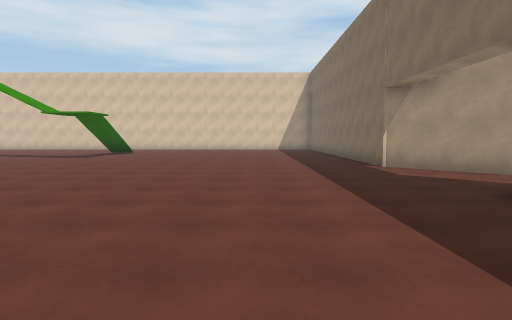
[1] (above)

18 first-person views from a walk through a 3-D level made in the Unity game engine. The camera is 1.5 m above the floor, tilts 4° down and sees 75° across. The floor is counted in squares, 2 m on a side. Each view is taken from the middle of a square. On the plan, view 1 faces up. The plan holds only what a view shows up to about 11 squares ahead; the rest is blank. The place goes on beyond the plan. The player character is not drawn. Surface patterns are stand-ins for the level's own textures.

[2]
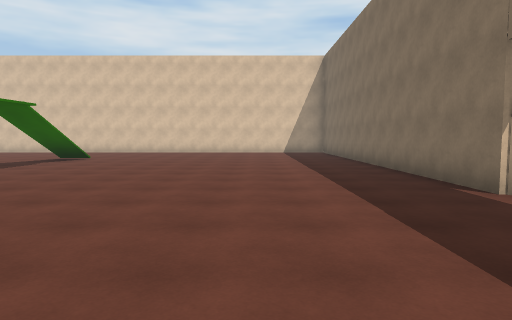

[3]
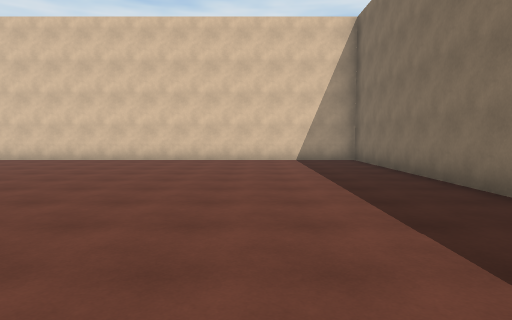

[4]
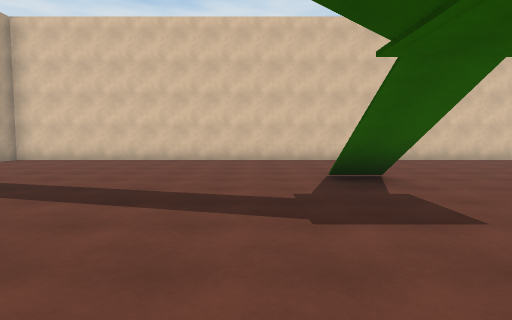

[5]
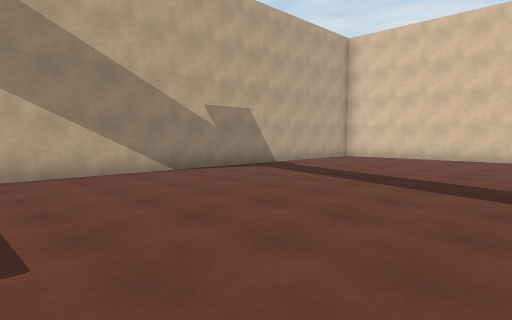

[6]
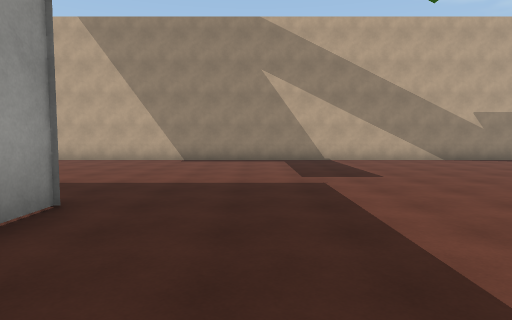

[7]
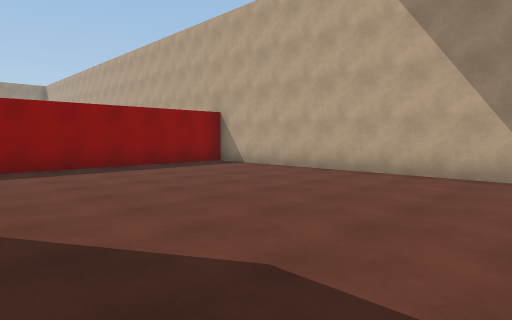

[8]
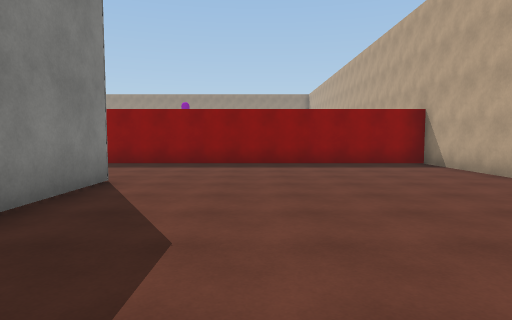

[9]
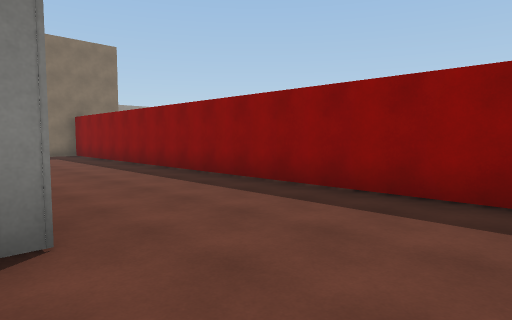

[10]
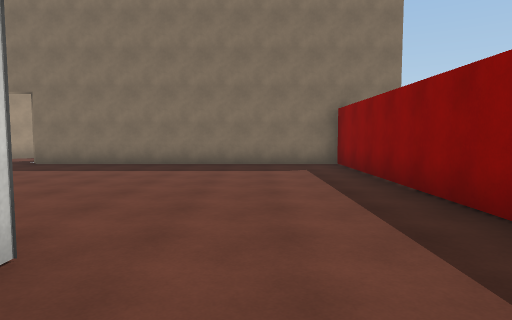

[11]
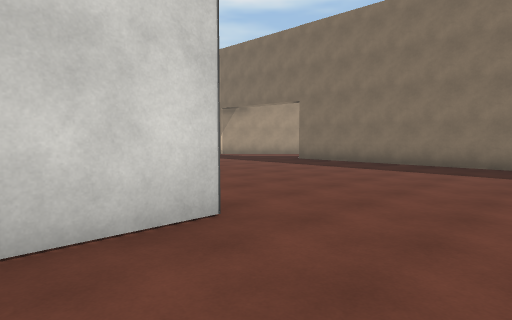

[12]
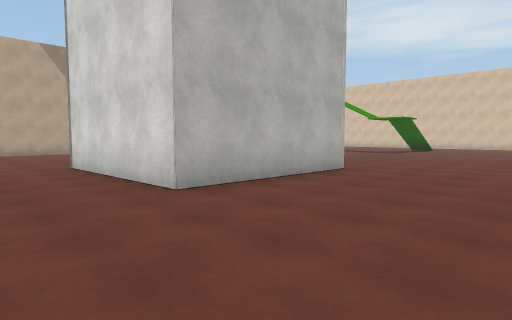

[13]
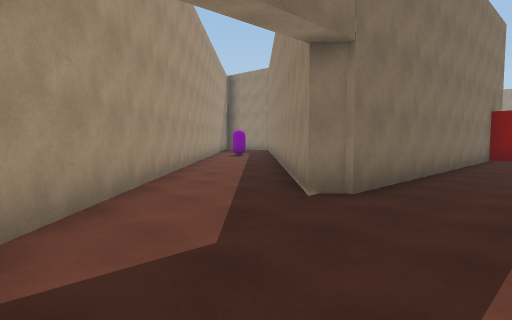

[14]
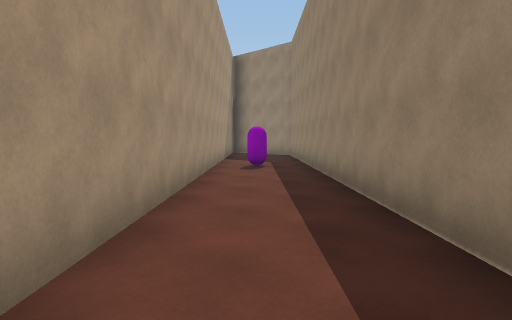

[15]
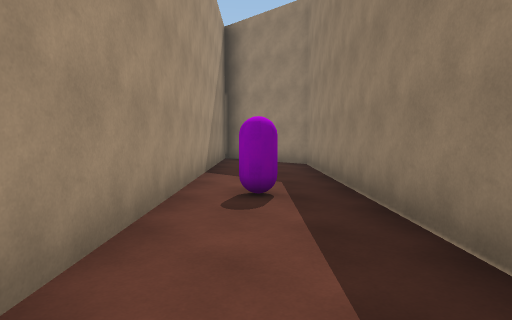

[16]
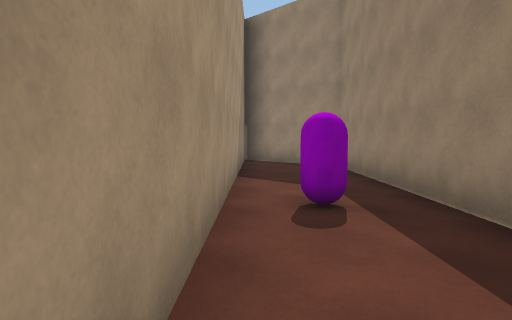

[17]
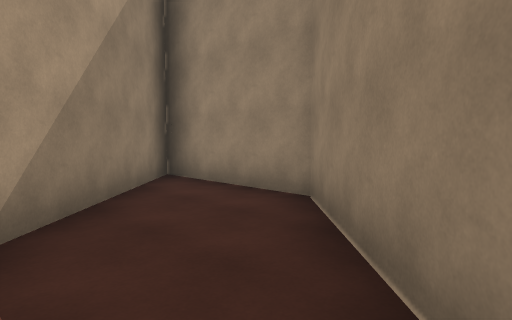

[18]
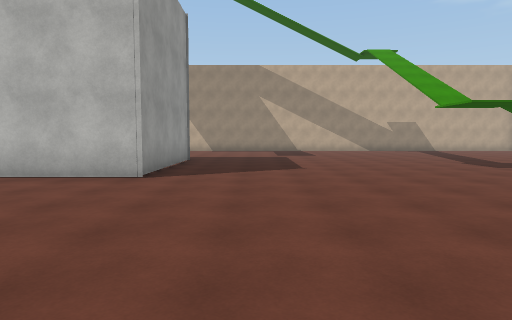

### Floor plan
Points are (right, up) in squares from view 1. A wall is a line through its corners. A room is listed if a view was taken in it or the views show most of it. See-through windows are left out.
Room 1 (views 1, 2, 3, 4, 5, 6, 7, 8, 9, 10, 11, 12, 13, 14, 15, 16, 17, 18)
walls: (-8.6, 3.8) (-4, 3.8) (-4, -0.5) (-8.5, -0.5) (-8.5, 1.9); (-15.7, 17) (-15.7, -4.2) (3.2, -4.2) (3.2, 4) (3.6, 4.4) (13.5, -5.4) (17, -5.4) (3.2, 8.4) (3.2, 19.7) (-15.7, 19.7) (-15.7, 18.9)
objects: purple capsule (11, -1)

Where each view was taken, in squares from view 1:
view 1: 0 up, 0 right, facing up
view 2: 4 up, 0 right, facing up
view 3: 9 up, 0 right, facing up
view 4: 9 up, 8 left, facing up
view 5: 8 up, 9 left, facing up-left
view 6: 6 up, 5 left, facing left
view 7: 4 up, 9 left, facing down-left
view 8: 5 up, 11 left, facing down
view 9: 0 up, 11 left, facing down-right
view 10: 2 down, 6 left, facing right
view 11: 3 down, 6 left, facing up-right
view 12: 3 down, 0 right, facing up-left
view 13: 8 up, 1 right, facing down-right
view 14: 5 up, 5 right, facing down-right
view 15: 2 up, 8 right, facing down-right
view 16: 2 up, 9 right, facing down-right
view 17: 2 down, 11 right, facing down-right
view 18: 6 up, 2 right, facing left
